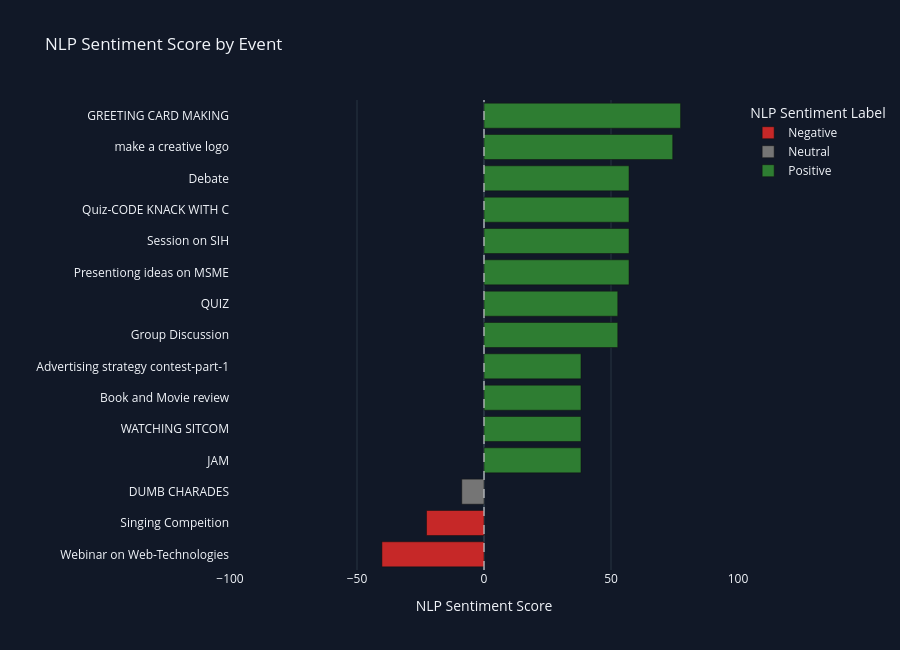

Write notebook code for a chart like this one.
### Code cell
score_by_event = nlp_sentiment_data.sort_values("NLP Sentiment Score")

fig = px.bar(
    score_by_event,
    x="NLP Sentiment Score",
    y="Event",
    color="NLP Sentiment Label",
    orientation="h",
    hover_data=["Type", "Registers", "Room Available/Not Available", "Accept/Reject", "NLP Sentiment Reason"],
    color_discrete_map={"Positive": "#2E7D32", "Neutral": "#757575", "Negative": "#C62828"},
    title="NLP Sentiment Score by Event",
)
fig.add_vline(x=0, line_width=1, line_dash="dash", line_color="#E5E7EB")
fig.update_layout(template="plotly_dark", xaxis_range=[-100, 100], yaxis_title="", height=650, paper_bgcolor="#111827", plot_bgcolor="#111827")
fig.show()

### Figure 1 — Plotly figure (JSON) as saved in the notebook; plotly's stock layout.template omitted (floating-point values rounded to 4 significant figures)
{"data": [{"customdata": [["Normal", 77, "Not Available", "Reject", "Negative because the NLP model found negative language in: The request decision is Reject"], ["Important ", 50, "Not Available", "Reject", "Negative because the NLP model found negative language in: The request decision is Reject"]], "hovertemplate": "NLP Sentiment Label=Negative<br>NLP Sentiment Score=%{x}<br>Event=%{y}<br>Type=%{customdata[0]}<br>Registers=%{customdata[1]}<br>Room Available/Not Available=%{customdata[2]}<br>Accept/Reject=%{customdata[3]}<br>NLP Sentiment Reason=%{customdata[4]}<extra></extra>", "legendgroup": "Negative", "marker": {"color": "#C62828", "pattern": {"shape": ""}}, "name": "Negative", "orientation": "h", "showlegend": true, "textposition": "auto", "type": "bar", "x": [-40.19, -22.63], "xaxis": "x", "y": ["Webinar on Web-Technologies", "Singing Compeition"], "yaxis": "y"}, {"customdata": [["Very important ", 26, "Available", "Accept", "Neutral because the NLP model found mostly balanced or weak sentiment in: The event has 26 registrations; The room is Available; The booking was requested"]], "hovertemplate": "NLP Sentiment Label=Neutral<br>NLP Sentiment Score=%{x}<br>Event=%{y}<br>Type=%{customdata[0]}<br>Registers=%{customdata[1]}<br>Room Available/Not Available=%{customdata[2]}<br>Accept/Reject=%{customdata[3]}<br>NLP Sentiment Reason=%{customdata[4]}<extra></extra>", "legendgroup": "Neutral", "marker": {"color": "#757575", "pattern": {"shape": ""}}, "name": "Neutral", "orientation": "h", "showlegend": true, "textposition": "auto", "type": "bar", "x": [-8.75], "xaxis": "x", "y": ["DUMB CHARADES"], "yaxis": "y"}, {"customdata": [["Normal", 32, "Available", "Accept", "Positive because the NLP model found positive language in: The request decision is Accept"], ["Normal", 34, "Available", "Accept", "Positive because the NLP model found positive language in: The request decision is Accept"], ["Normal", 17, "Available", "Accept", "Positive because the NLP model found positive language in: The request decision is Accept"], ["Normal", 11, "Available", "Accept", "Positive because the NLP model found positive language in: The request decision is Accept"], ["Important ", 60, "Available", "Accept", "Positive because the NLP model found positive language in: The event priority is Important; The request decision is Accept"], ["Important ", 28, "Available", "Accept", "Positive because the NLP model found positive language in: The event priority is Important; The request decision is Accept"], ["Very important ", 105, "Available", "Accept", "Positive because the NLP model found positive language in: The event priority is Very important; The request decision is Accept"], ["Very important ", 111, "Available", "Accept", "Positive because the NLP model found positive language in: The event priority is Very important; The request decision is Accept"], ["Very important ", 50, "Available", "Accept", "Positive because the NLP model found positive language in: The event priority is Very important; The request decision is Accept"], ["Very important ", 15, "Available", "Accept", "Positive because the NLP model found positive language in: The event priority is Very important; The request decision is Accept"], ["Important ", 100, "Available", "Accept", "Positive because the NLP model found positive language in: The event request is for make a creative logo; The event priority is Important; The request decision is Accept"], ["Important ", 17, "Available", "Accept", "Positive because the NLP model found positive language in: The event request is for GREETING CARD MAKING; The event priority is Important; The request decision is Accept"]], "hovertemplate": "NLP Sentiment Label=Positive<br>NLP Sentiment Score=%{x}<br>Event=%{y}<br>Type=%{customdata[0]}<br>Registers=%{customdata[1]}<br>Room Available/Not Available=%{customdata[2]}<br>Accept/Reject=%{customdata[3]}<br>NLP Sentiment Reason=%{customdata[4]}<extra></extra>", "legendgroup": "Positive", "marker": {"color": "#2E7D32", "pattern": {"shape": ""}}, "name": "Positive", "orientation": "h", "showlegend": true, "textposition": "auto", "type": "bar", "x": [38.18, 38.18, 38.18, 38.18, 52.67, 52.67, 57.09, 57.09, 57.09, 57.09, 74.3, 77.39], "xaxis": "x", "y": ["JAM", "WATCHING SITCOM", "Book and Movie review", "Advertising strategy contest-part-1", "Group Discussion", "QUIZ", "Presentiong ideas on MSME", "Session on SIH", "Quiz-CODE KNACK WITH C", "Debate", "make a creative logo", "GREETING CARD MAKING"], "yaxis": "y"}], "layout": {"barmode": "relative", "height": 650, "legend": {"title": {"text": "NLP Sentiment Label"}, "tracegroupgap": 0}, "paper_bgcolor": "#111827", "plot_bgcolor": "#111827", "shapes": [{"line": {"color": "#E5E7EB", "dash": "dash", "width": 1}, "type": "line", "x0": 0, "x1": 0, "xref": "x", "y0": 0, "y1": 1, "yref": "y domain"}], "title": {"text": "NLP Sentiment Score by Event"}, "xaxis": {"anchor": "y", "domain": [0, 1], "range": [-100, 100], "title": {"text": "NLP Sentiment Score"}}, "yaxis": {"anchor": "x", "domain": [0, 1], "title": {"text": ""}}}}
